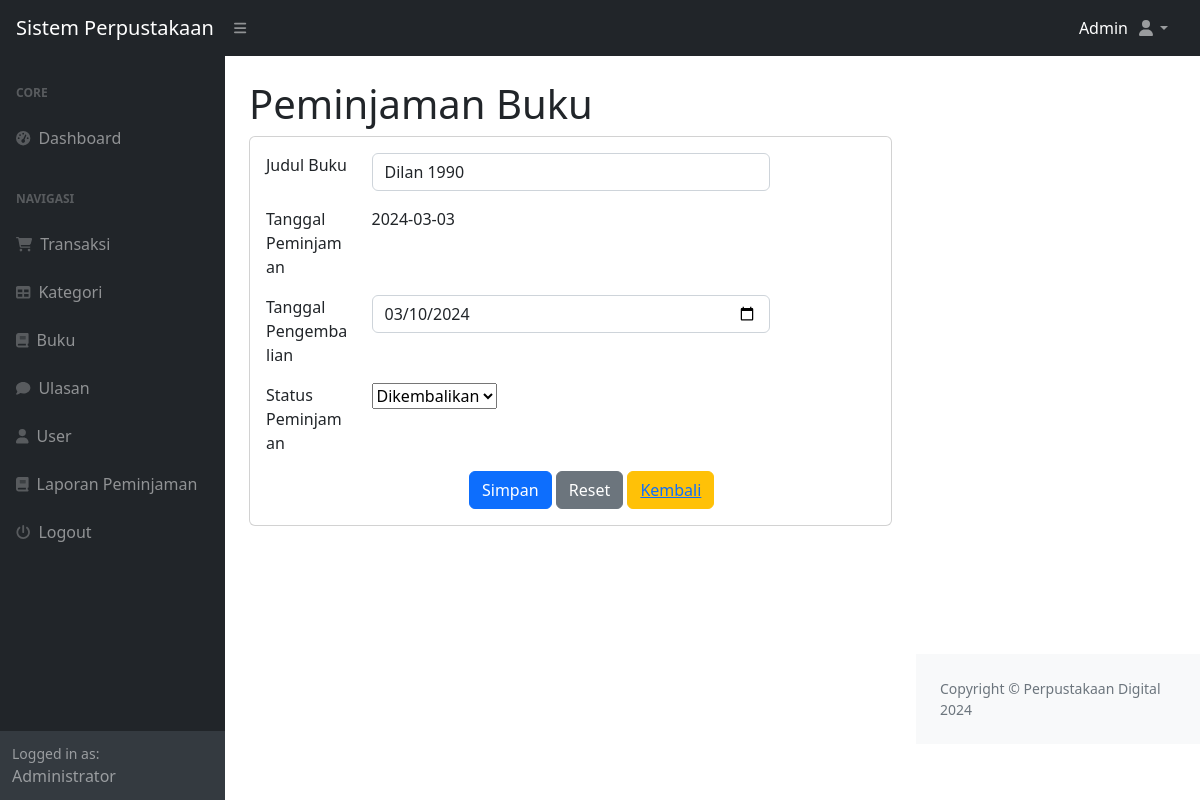
/index.php?page=peminjaman_ubah&&id=28 (signed in), run on the app's committed database.
### tables this page shows
CREATE TABLE `peminjaman_buku` (
  `id_peminjaman` int(11) NOT NULL,
  `id_buku` int(11) NOT NULL,
  `id_user` int(11) NOT NULL,
  `tanggal_peminjaman` date NOT NULL,
  `tanggal_pengembalian` date NOT NULL,
  `status_peminjaman` enum('Dipinjam','Dikembalikan') NOT NULL
);

CREATE TABLE `book` (
  `id_buku` int(11) NOT NULL,
  `id_kategori` int(11) NOT NULL,
  `sampul` varchar(255) NOT NULL,
  `judul_buku` varchar(255) NOT NULL,
  `penulis` varchar(255) NOT NULL,
  `penerbit` varchar(255) NOT NULL,
  `tahun_terbit` int(11) NOT NULL,
  `deskripsi` text NOT NULL,
  `stok` int(11) NOT NULL
);

### peminjaman_ubah.php (the view, shortened to what this page needs)
<h1 class="mt-4">Peminjaman Buku</h1>
<div class="card">
    <div class="card-body">
    <div class="row">
 <div class="col-md-12">
   <form method="post">
    <?php
    $id = $_GET['id'];
        $query = mysqli_query($koneksi, "SELECT * FROM peminjaman_buku WHERE id_peminjaman='$id'");
        $data = mysqli_fetch_array($query);
    ?>
    <div class="row mb-3">
    <div class="col-md-2">Judul Buku </div>
    <div class="col-md-8">
        <select name="id_buku" class="form-control">
            <?php
            $buk = mysqli_query($koneksi,"SELECT * FROM book");
            while($buku = mysqli_fetch_array($buk)){
                ?>
                <option <?php if($buku['id_buku'] == $data['id_buku']) echo 'selected'; ?> value="<?php echo $buku['id_buku']; ?>"> <?php echo $buku['judul_buku']; ?> </option>
                <?php
            }
            ?>
        </select>
        </div>
    </div>
    <div class="row mb-3">
    <div class="col-md-2">Tanggal Peminjaman</div>
    <div class="col-md-8">
       <span><?php echo $data['tanggal_peminjaman']; ?></span>
    </div>
    </div>
    <div class="row mb-3">
    <div class="col-md-2">Tanggal Pengembalian</div>
    <div class="col-md-8">
        <input type="date" class="form-control" value="<?php echo $data['tanggal_pengembalian']; ?>" name="tanggal_pengembalian">
    </div>
    </div>
    <div class="row mb-3">
    <div class="col-md-2">Status Peminjaman</div>
    <div class="col-md-8">
        <select name="status_peminjaman" id="form-control">
     <option value="dikembalikan" <?php if($data['status_peminjaman'] == 'dikembalikan') echo 'selected'; ?>>Dikembalikan</option>
        </select>
    </div>
    </div>
    </div>
   <div class="row">
    <div class="col-md-4"></div>
    <div class="col-md-8">
    <button type="submit" class="btn btn-primary" name="submit" value="submit">Simpan</button>
    <button type="reset" class="btn btn-secondary">Reset</button>
    <button type="reset" class="btn btn-warning"><a href="?page=peminjaman">Kembali</a></button>
    </div>
   </div>
 </div>
</div>
    </div>
</div>

### data on the page
peminjaman_buku: id_buku "Dilan 1990", tanggal_peminjaman "2024-03-03", tanggal_pengembalian "03/10/2024"

### other printed values
$_SESSION['user']['role_id'] "Admin"
$_SESSION['user']['nama'] "Administrator"
